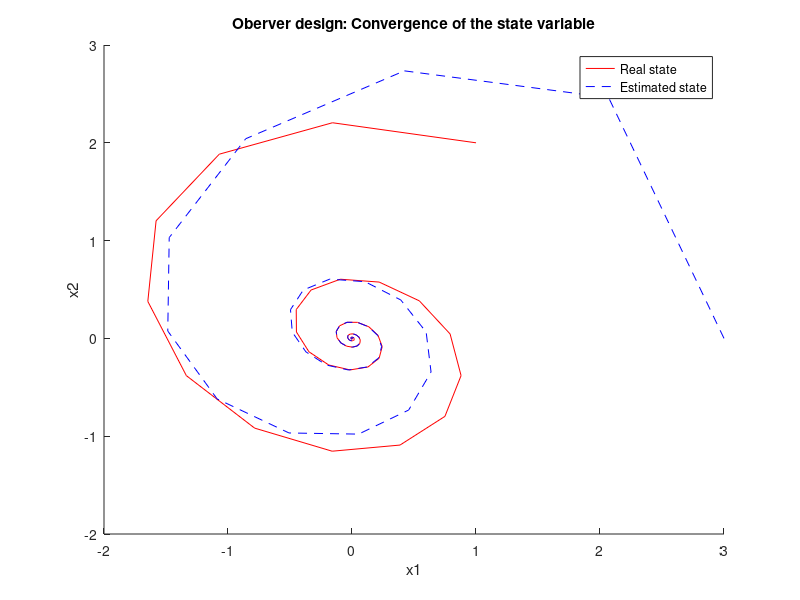
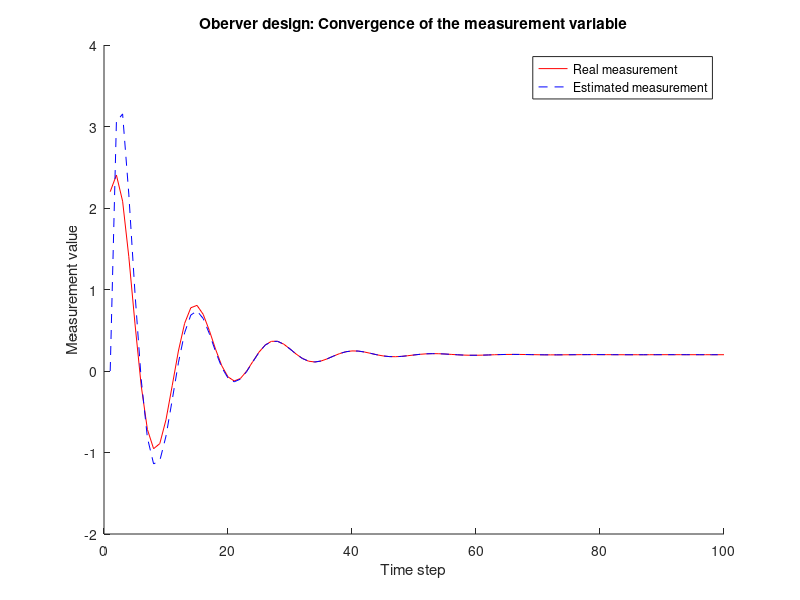
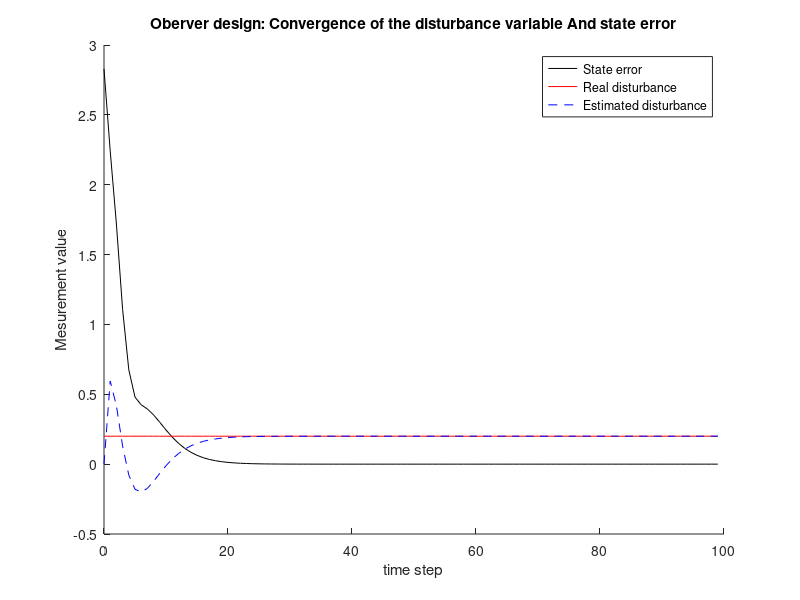

MATLAB code to generate these figures, in order: (Note: this script raises an error after producing the figures.)
clc;
clear all;
close all;
warning('off'); 
% in order to avoid warnings in the report / it does not affect
 % the working of the code

%% ------------ EXERCISE 1 ------------- 

% ---------- System nitialization ----------

A=[0.7115  -0.4345;
   0.4345   0.8853];
B=[0.2173;
   0.0573];
Bd=[0;0];

C=[0 1];
Cd=1;

x0=[1;2];
x0_=[3;0];
d0=0.2;
d0_=0;
u=0;

% ---------- Variables initializations ----------

pN = 100;           % number of points to be computed

x = zeros(2,pN);    % state
x(:,1) = x0;    
x_ = zeros(2,pN);   % state estimate
x_(:,1) = x0_;  

errX = zeros(1,pN); % state error
errX(1)=sqrt((x0(1)-x0_(1))*(x0(1)-x0_(1))+(x0(2)-x0_(2))*(x0(2)-x0_(2)));

d = d0;             % disturbance
d_ = zeros(1,pN);   % disturbance estimate
d_(1) = d0_;

y = zeros(1,pN);    % augmented model
y_ = zeros(1,pN);

% Choosing L such that the error dynamics are stable and converge to zero
L = (place([A Bd; 0 0 1]', -[C'; Cd],[0.5;0.6;0.7]))';
Lx = L(1:2);
Ld = L(3);

% ---------- Disturbance estimator based on augmented model ----------

for i=1:pN-1
    y(i) = C*x(:,i)+Cd*d;
    y_(i) = C*x_(:,i)+Cd*d_(i);
    x_(:,i+1) = [A Bd]*[x_(:,i);d_(i)] + B*u + Lx*(C*x_(:,i)+Cd*d_(i)-y(i));
    d_(i+1) = [0 0 1]*[x_(:,i);d_(i)] + Ld*(C*x_(:,i)+Cd*d_(:,i)-y(i));
    x(:,i+1) = A*x(:,i);
    errX(i+1)=sqrt((x(1,i+1)-x_(1,i+1))*(x(1,i+1)-x_(1,i+1))+(x(2,i+1)-x_(2,i+1))*(x(2,i+1)-x_(2,i+1)));
end;
y(pN) = C*x(:,pN)+Cd*d;
y_(pN) = C*x_(:,pN)+Cd*d_(pN);

% ---------- Plotting results ----------

figure();
hold on;
plot(x(1,:),x(2,:),'r');
plot(x_(1,:),x_(2,:),'b--');
xlabel('x1');
ylabel('x2');
legend('Real state','Estimated state');
title('Oberver design: Convergence of the state variable');

figure();
hold on;
plot(y(:),'r');
plot(y_(:),'b--');
xlabel('Time step');
ylabel('Measurement value');
legend('Real measurement','Estimated measurement');
title('Oberver design: Convergence of the measurement variable');

timeStep=linspace(0,pN-1,pN);
figure;
hold on;
plot(timeStep,errX,'k');
plot(timeStep,d*ones(1,pN),'r');
plot(timeStep,d_,'b--');
xlabel('time step');
ylabel('Mesurement value');
legend('State error','Real disturbance','Estimated disturbance');
title('Oberver design: Convergence of the disturbance variable And state error');


%% ------------ EXERCISE 2 ------------- 

u=0;
ku = [3; 3];
Hu = [1; -1];
d_ = d;

% YALMIP
Rs = 1;

r = 1;
%r = 0.5;

% Define optimization variables
xs = sdpvar(2,1);
us = sdpvar(1,1);
% Define constraints and objective
con = [[eye(2)-A -B; C 0]*[xs; us]==[Bd*d_; r-Cd*d_], Hu*us<=ku];
obj = us*Rs*us; % Terminal weight
% Defining the optimizer
ops = sdpsettings('solver','quadprog','verbose',0); % choosing the solver
% We saw that the results of the optimazation depends a lot on the choice
% of the solver
diagnosis = solvesdp(con, obj, ops);
xs = double(xs)
us = double(us)

%% ------------ EXERCISE 3 ------------- 

% ---------- Initialization ----------
r = 1;
%r = 0.5;
% The stage costs 
Q = eye(2);
R = 1;
% The horizon
N = 5;
P = dlyap(A,Q);

pN3 = 50;
x = zeros(2,pN3);
x(:,1) = x0;
x_ = zeros(2,pN3);
d = d0;
d_ = zeros(1,pN3);
y = zeros(1,pN3);
u = zeros(1,pN3);


% Defining the optimizer for MPC
opsMPC = sdpsettings('solver','sedumi','verbose',0);
% Define optimization variables for MPC
delZMPC = sdpvar(2,N,'full');
delUMPC = sdpvar(1,N-1,'full');
x0MPC = sdpvar(2,1,'full');
% Define the cost function for MPC
objMPC = 0;
for i = 1:N-1
    objMPC = objMPC + delZMPC(:,i)'*Q*delZMPC(:,i) + delUMPC(:,i)'*R*delUMPC(:,i);
end
objMPC = objMPC + delZMPC(:,N)'*P*delZMPC(:,N); % Terminal weight



for i=1:pN3
    if i == 1 % First step: Initialization
        x_(:,i) = x0_;
        d_(i) = d0_;
        y_(i) = C*x_(:,i)+Cd*d_(i);
    else
        % Estimate the system's state, disturbance and measurment
        x_(:,i) = [A Bd]*[x_(:,i-1);d_(i-1)] + B*u(i-1) + Lx*(C*x_(:,i-1)+Cd*d_(i-1)-y(i-1));
        d_(i) = [0 0 1]*[x_(:,i-1);d_(i-1)] + Ld*(C*x_(:,i-1)+Cd*d_(:,i-1)-y(i-1));
        y_(i) = C*x_(:,i)+Cd*d_(i);
    end
    % Obtain (xs,us) using disturbance estimate
    % Define optimization variables for steady-state identification
    % Define optimization variables
    xs = sdpvar(2,1);
    us = sdpvar(1,1);
    % Define constraints and objective for steady-state identification
    con = [[eye(2)-A -B; C 0]*[xs; us]==[Bd*d_(i); r-Cd*d_(i)], Hu*us<=ku];
    obj = us*Rs*us; % Terminal weight
    % Defining the optimizer for steady-state identification
    ops = sdpsettings('solver','quadprog','verbose',0);
    con = [[eye(2)-A -B; C 0]*[xs; us]==[Bd*d_(i); r-Cd*d_(i)], Hu*us<=ku];
    sol = solvesdp(con, obj, ops);
    if sol.problem == 1
        brake;
    end
    xs = double(xs);
    us = double(us);
    % Initiating the state for the controller
    delX_ = x_(:,i)-xs;
    
    
    % ---- Solve the MPC problem for tracking ----
    % Define constraints
    conMPC = [];
    conMPC = [conMPC, delZMPC(:,1) == x0MPC];
    for j = 1:N-1      
        conMPC = [conMPC, delZMPC(:,j+1) == A*delZMPC(:,j) + B*delUMPC(:,j)]; % System dynamics
        conMPC = [conMPC, Hu*delUMPC(:,j) <= ku - Hu*us]; % Input constraints
    end
    conMPC = [conMPC, isreal(delZMPC(:,N))]; % Terminal constraint
    ctrl = optimizer(conMPC, objMPC, opsMPC, x0MPC, delUMPC(:,1));
    [uopt,unfeasible] = ctrl{x(:,i)};
    if unfeasible
        disp('The initial position is unfeasible')
        break;
    end
    u(i) = uopt+us;
    
    % run the system
    if i<pN
        x(:,i+1) = A*x(:,i)+B*u(i)+Bd*d;
        y(i+1) = C*x(:,i+1)+Cd*d;
    end
end

% ---------- Plotting ----------
figure;
xlabel('x1');
ylabel('x2');
title('Optimal trajectory using YALMIP');
hold on;
plot(x(1,:),x(2,:), 'color','k');

figure;
xlabel('Time step');
ylabel('y');
title('The convergence of y to r');
hold on;
plot(y,'g');

timeStep3=linspace(0,pN3-1,pN3)
figure;
xlabel('Time step');
ylabel('u')
title('Input respecting the constraints');
hold on;
plot(timeStep3,3,'r-');
plot(timeStep3,-3,'r-');
plot(u,'g');